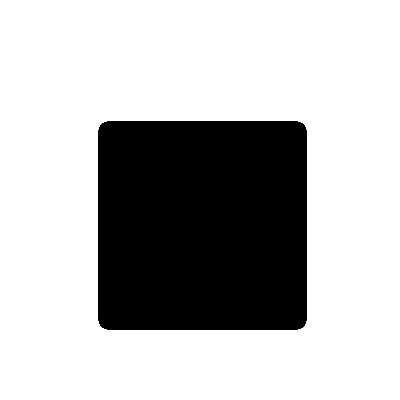
%> input picture square.png, 400 x 400 px
$ octave --eval "main;"   (GNU Octave 9; MATLAB toolbox functions it lacks are replaced by stand-ins)
%> lines starting %> are read from the running program, lines starting %| are printed output that depends on the picture
% Function to mix two images together using upper and lower contents of the
% frequency space.
%
% This does not work well with the given square and triangle. Use two
% faces.
%
% This was inspired by the following paper but implemented without it:
% http://cvcl.mit.edu/publications/OlivaTorralb_Hybrid_Siggraph06.pdf
%
% The low and high pass filters are not really good.
%
% Of course, it would be absolutely awesome if the images could be matched
% first, so that low frequency components would lie on top of each other.
% But for now, do the alignment first by hand.

function main
clear all; close all;
square = imread('square.png');
%> square is the input picture: size 400x400x3 uint8; min 0, max 255, mean 185.6
square = rgb2gray(square);
%> square: size 400x400 uint8

triangle = imread('triangle.png');
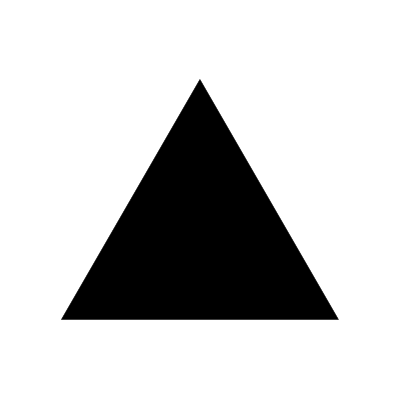
%> input picture triangle.png, 400 x 400 px
%> triangle is the input picture: size 400x400x3 uint8; min 0, max 255, mean 201.7
triangle = rgb2gray(triangle);
%> triangle: size 400x400 uint8

n = 0.02;
L = lowFreq(triangle, n);
% figure;
% imshow(L, []);

H = highFreq(square, n);
% figure;% figure;
% imshow(H, []);

S = H + L;
S = abs(S);
m = 1 / (max(S(:)) - min(S(:)));
b = - min(S(:)) / (max(S(:)) - min(S(:)));
S = m * S + b;

figure;
imshow(S);
imwrite(S, 'result.png');

function R = lowFreq(img, n)
%> called with n = 0.02
% returns high frequencies only
% n must be less than 1. the smaller n is, the more freq. are included.
% matched to lowFreq() function.
n = 1-n;
F = fft2(img);
% High freq are in the middle, take rectangle there.
s = size(img);
%> s = [400 400]
uX = round(0.5 * s(1)*(1 + n)); % upper in X direction
%> uX = 396
lX = round(0.5 * s(1)*(1 - n)); % lower in Y direction
%> lX = 4
uY = round(0.5 * s(2)*(1 + n));
%> uY = 396
lY = round(0.5 * s(2)*(1 - n));
%> lY = 4
F(lX:uX, lY:uY) = 0;
G = F;
R = ifft2(G);

function R = highFreq(img, n)
%> called with n = 0.02
% returns high frequencies only
% n must be less than 1. the smaller n is, the more freq. are included.
% matched to lowFreq() function.
F = fft2(img);
F = fftshift(F);
% High freq are in the middle, take rectangle there.
s = size(img);
uX = round(0.5 * s(1)*(1 + n)); % upper in X direction
%> uX = 204
lX = round(0.5 * s(1)*(1 - n)); % lower in Y direction
%> lX = 196
uY = round(0.5 * s(2)*(1 + n));
%> uY = 204
lY = round(0.5 * s(2)*(1 - n));
%> lY = 196
F(lX:uX, lY:uY) = 0;
G = F;
G = ifftshift(G);
R = ifft2(G);
%> in main, `S = abs(S);`:
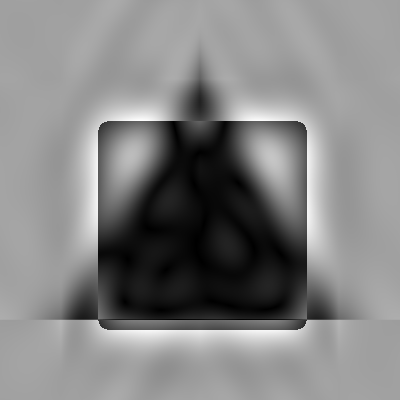
%> S: size 400x400 double; min 0.112, max 402.7, mean 208.8; drawn with min black and max white
%> in main, `m = 1 / (max(S(:)) - min(S(:)));`: m = 0.00248
%> in main, `b = - min(S(:)) / (max(S(:)) - min(S(:)));`: b = -0.000278
